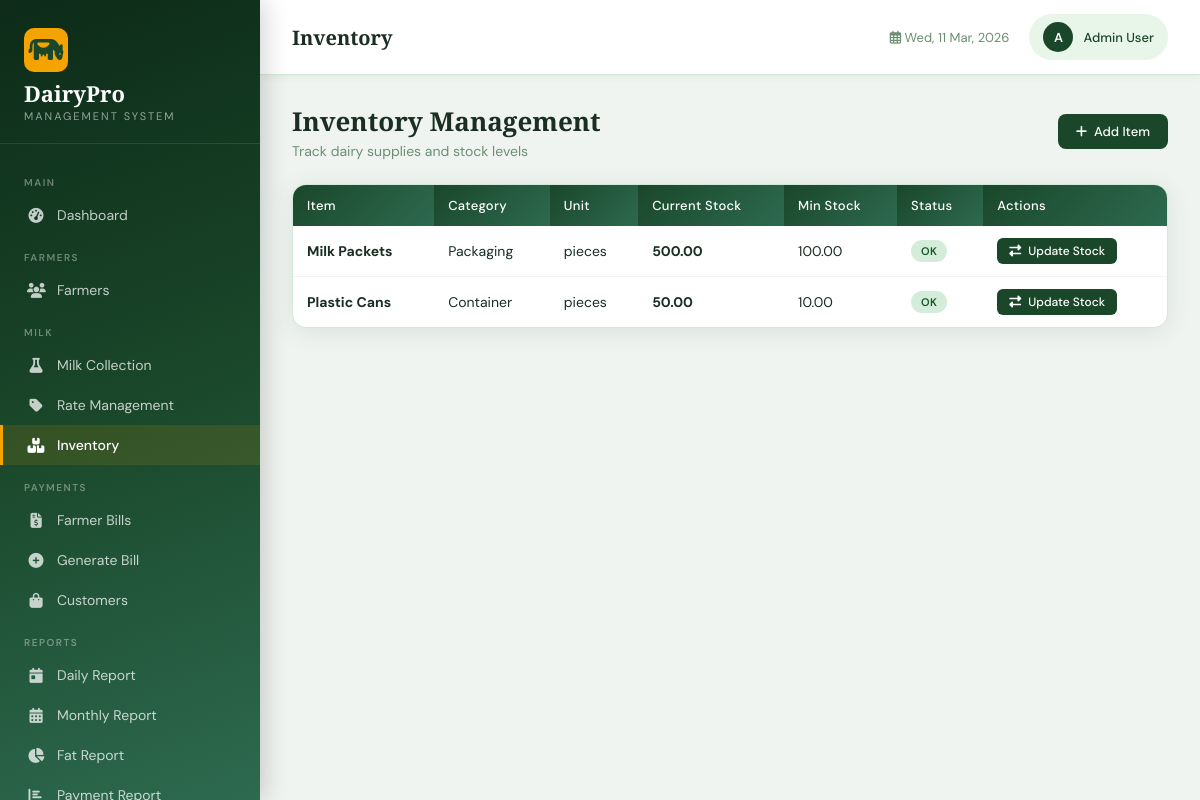
The page /milk/inventory/ (signed in) on the database its author committed.
### milk_collection/models.py (models this page shows, shortened)
class Inventory(models.Model):
    name = models.CharField(max_length=100)
    category = models.CharField(max_length=50)
    unit = models.CharField(max_length=20)
    current_stock = models.DecimalField(max_digits=10, decimal_places=2, default=0)
    min_stock = models.DecimalField(max_digits=10, decimal_places=2, default=0)
    price_per_unit = models.DecimalField(max_digits=8, decimal_places=2, default=0)
    created_at = models.DateTimeField(auto_now_add=True)

### milk_collection/views.py (the view)
# urls.py: path('inventory/', views.inventory_list, name='inventory_list'),
@login_required
def inventory_list(request):
    items = Inventory.objects.all()
    return render(request, 'milk/inventory.html', {'items': items})

### templates/milk/inventory.html (shortened to what this page needs)
{% extends 'base.html' %}
{% block page_title %}Inventory{% endblock %}
{% block content %}
<div class="page-header">
    <div><h2>Inventory Management</h2><p>Track dairy supplies and stock levels</p></div>
    <a href="{% url 'inventory_add' %}" class="btn btn-primary"><i class="fas fa-plus"></i> Add Item</a>
</div>
<div class="card">
  <div class="card-body" style="padding:0;">
    <div class="table-wrapper">
      <table>
        <thead><tr><th>Item</th><th>Category</th><th>Unit</th><th>Current Stock</th><th>Min Stock</th><th>Status</th><th>Actions</th></tr></thead>
        <tbody>
        {% for item in items %}
        <tr>
          <td><strong>{{ item.name }}</strong></td>
          <td>{{ item.category }}</td>
          <td>{{ item.unit }}</td>
          <td><strong>{{ item.current_stock }}</strong></td>
          <td>{{ item.min_stock }}</td>
          <td><span class="badge {% if item.current_stock <= item.min_stock %}badge-danger{% else %}badge-success{% endif %}">{% if item.current_stock <= item.min_stock %}Low Stock{% else %}OK{% endif %}</span></td>
          <td><a href="{% url 'stock_transaction' item.pk %}" class="btn btn-sm btn-primary"><i class="fas fa-exchange-alt"></i> Update Stock</a></td>
        </tr>
        {% empty %}
        <tr><td colspan="7" style="text-align:center;padding:40px;color:var(--text-muted)">No inventory items. <a href="{% url 'inventory_add' %}">Add one</a></td></tr>
        {% endfor %}
        </tbody>
      </table>
    </div>
  </div>
</div>
{% endblock %}

### templates/base.html (shortened to what this page needs)
<!DOCTYPE html>
<html lang="en">
<head>
    <link href="https://cdnjs.cloudflare.com/ajax/libs/font-awesome/6.4.0/css/all.min.css" rel="stylesheet">
</head>
<body>
    {% if user.is_authenticated %}
    <aside class="sidebar" id="sidebar">
        <div class="sidebar-brand">
            <div class="logo-icon"><i class="fas fa-cow"></i></div>
            <h1>DairyPro</h1>
            <span>Management System</span>
        </div>
        <nav>
            <div class="nav-section-title">Main</div>
            <a href="{% url 'dashboard' %}" class="nav-link {% if request.resolver_match.url_name == 'dashboard' %}active{% endif %}">
                <i class="fas fa-tachometer-alt"></i> Dashboard
            </a>
            <div class="nav-section-title">Farmers</div>
            <a href="{% url 'farmer_list' %}" class="nav-link {% if 'farmer' in request.resolver_match.url_name %}active{% endif %}">
                <i class="fas fa-users"></i> Farmers
            </a>
            <div class="nav-section-title">Milk</div>
            <a href="{% url 'collection_list' %}" class="nav-link {% if 'collection' in request.resolver_match.url_name %}active{% endif %}">
                <i class="fas fa-flask"></i> Milk Collection
            </a>
            <a href="{% url 'milk_rates' %}" class="nav-link {% if request.resolver_match.url_name == 'milk_rates' %}active{% endif %}">
                <i class="fas fa-tag"></i> Rate Management
            </a>
            <a href="{% url 'inventory_list' %}" class="nav-link {% if 'inventory' in request.resolver_match.url_name %}active{% endif %}">
                <i class="fas fa-boxes"></i> Inventory
            </a>
            <div class="nav-section-title">Payments</div>
            <a href="{% url 'payment_list' %}" class="nav-link {% if request.resolver_match.url_name == 'payment_list' %}active{% endif %}">
                <i class="fas fa-file-invoice-dollar"></i> Farmer Bills
            </a>
            <a href="{% url 'generate_bill' %}" class="nav-link {% if request.resolver_match.url_name == 'generate_bill' %}active{% endif %}">
                <i class="fas fa-plus-circle"></i> Generate Bill
            </a>
            <a href="{% url 'customer_list' %}" class="nav-link {% if 'customer' in request.resolver_match.url_name %}active{% endif %}">
                <i class="fas fa-shopping-bag"></i> Customers
            </a>
            <div class="nav-section-title">Reports</div>
            <a href="{% url 'daily_report' %}" class="nav-link {% if request.resolver_match.url_name == 'daily_report' %}active{% endif %}">
                <i class="fas fa-calendar-day"></i> Daily Report
            </a>
            <a href="{% url 'monthly_report' %}" class="nav-link {% if request.resolver_match.url_name == 'monthly_report' %}active{% endif %}">
                <i class="fas fa-calendar-alt"></i> Monthly Report
            </a>
            <a href="{% url 'fat_report' %}" class="nav-link {% if request.resolver_match.url_name == 'fat_report' %}active{% endif %}">
                <i class="fas fa-chart-pie"></i> Fat Report
            </a>
            <a href="{% url 'payment_report' %}" class="nav-link {% if request.resolver_match.url_name == 'payment_report' %}active{% endif %}">
                <i class="fas fa-chart-bar"></i> Payment Report
            </a>
        </nav>
    </aside>
    <div class="main-content">
        <div class="topbar">
            <div style="display:flex;align-items:center;gap:14px;">
                <div class="topbar-title">{% block page_title %}Dashboard{% endblock %}</div>
            </div>
            <div class="topbar-right">
                <div class="topbar-date"><i class="far fa-calendar-alt"></i> <span id="current-date"></span></div>
                <a href="{% url 'profile' %}" class="user-badge">
                    <div class="avatar">{{ user.first_name|first|upper|default:user.username|first|upper }}</div>
                    <span style="font-size:13px;font-weight:500;">{{ user.get_full_name|default:user.username }}</span>
                </a>
            </div>
        </div>
        <div class="content-area">
            {% block content %}{% endblock %}
        </div>
    </div>
    {% else %}
        {% block auth_content %}{% endblock %}
    {% endif %}
</body>
</html>

### rows shown on the page
Inventory: name "Milk Packets", category "Packaging", unit "pieces", current_stock "500.00", min_stock "100.00", shows "OK"
Inventory: name "Plastic Cans", category "Container", unit "pieces", current_stock "50.00", min_stock "10.00", shows "OK"

### other values the page prints
{{ user.first_name|first|upper|default:user.username|first|upper }} "A"
{{ user.get_full_name|default:user.username }} "Admin User"
